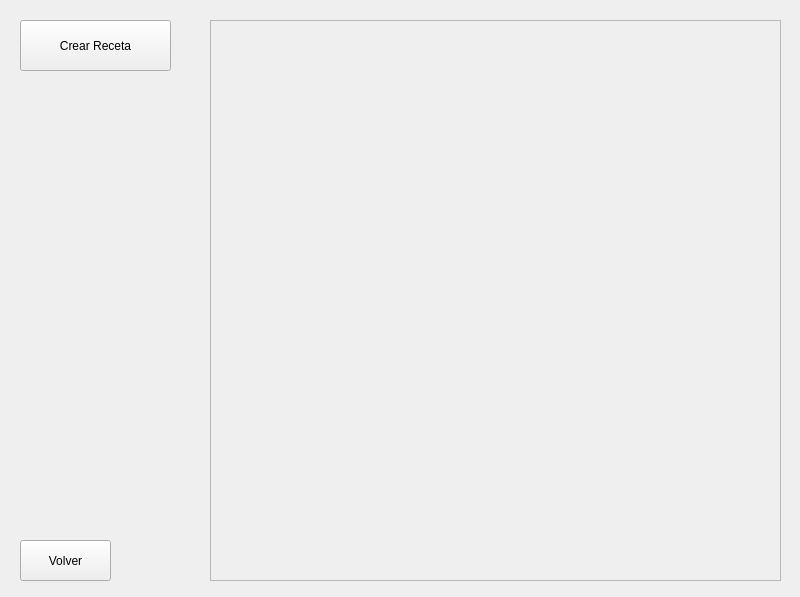
<?xml version="1.0" encoding="UTF-8"?>
<ui version="4.0">
 <class>MainWindow</class>
 <widget class="QMainWindow" name="MainWindow">
  <property name="geometry">
   <rect>
    <x>0</x>
    <y>0</y>
    <width>800</width>
    <height>597</height>
   </rect>
  </property>
  <property name="windowTitle">
   <string>Listado de Recetas</string>
  </property>
  <widget class="QWidget" name="centralwidget">
   <widget class="QPushButton" name="crearButton">
    <property name="geometry">
     <rect>
      <x>20</x>
      <y>20</y>
      <width>151</width>
      <height>51</height>
     </rect>
    </property>
    <property name="text">
     <string>Crear Receta</string>
    </property>
   </widget>
   <widget class="QPushButton" name="volverButton">
    <property name="geometry">
     <rect>
      <x>20</x>
      <y>540</y>
      <width>91</width>
      <height>41</height>
     </rect>
    </property>
    <property name="text">
     <string>Volver</string>
    </property>
   </widget>
   <widget class="QScrollArea" name="informationScroll">
    <property name="geometry">
     <rect>
      <x>210</x>
      <y>20</y>
      <width>571</width>
      <height>561</height>
     </rect>
    </property>
    <property name="horizontalScrollBarPolicy">
     <enum>Qt::ScrollBarPolicy::ScrollBarAlwaysOff</enum>
    </property>
    <property name="widgetResizable">
     <bool>true</bool>
    </property>
    <widget class="QWidget" name="scrollAreaWidgetContents">
     <property name="geometry">
      <rect>
       <x>0</x>
       <y>0</y>
       <width>569</width>
       <height>559</height>
      </rect>
     </property>
     <widget class="QWidget" name="verticalLayoutWidget">
      <property name="geometry">
       <rect>
        <x>0</x>
        <y>0</y>
        <width>571</width>
        <height>561</height>
       </rect>
      </property>
      <layout class="QVBoxLayout" name="rows">
       <property name="sizeConstraint">
        <enum>QLayout::SizeConstraint::SetMinimumSize</enum>
       </property>
      </layout>
     </widget>
    </widget>
   </widget>
  </widget>
 </widget>
 <resources/>
 <connections/>
</ui>
